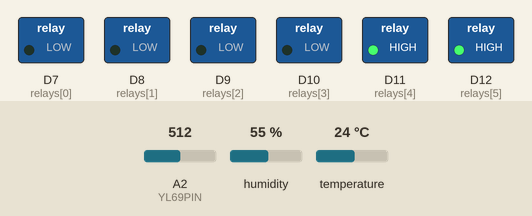
Bench run of a sketch on a simulated Arduino Uno R4 WiFi. Shown: switched loads named in the sketch (green lamp = pin HIGH). The test bench sets the inputs (shaded band); at power-on: A2 (YL69PIN) = 512, humidity 55 %, temperature 24 °C. WiFi joins after 1.5 s; servers stay silent unless stated; network time is answered at once with the bench clock; uploads are accepted with an empty reply; the local clock reads 2024-03-15 10:24:30 at power-on unless the sketch sets it; what the sketch prints to the serial monitor is not drawn.

Above: at 2.7 s.
2.8 s: A2 (YL69PIN) set to 419
14.7 s: A2 (YL69PIN) set to 400
At 25.5 s:
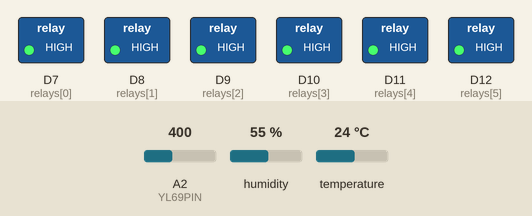
26.3 s: A2 (YL69PIN) set to 511
At 37.8 s:
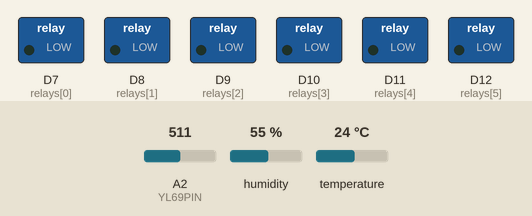
38.1 s: A2 (YL69PIN) set to 306
At 47.37 s:
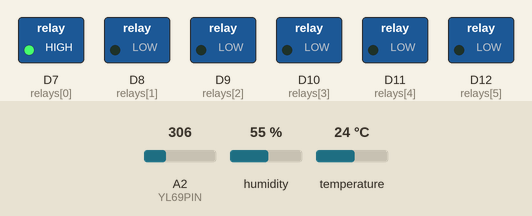
Timing chart, 0 to 49.8 s (numbered marks = the images above; inputs shaded):
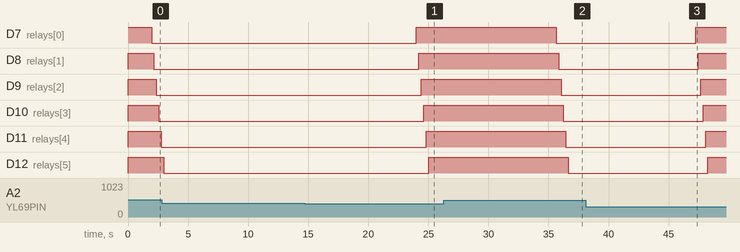

Measured:
- the behaviour switches between 410 and 409 on A2 (YL69PIN) (found by bisection; images 0 and 1)
- after the input at 14.7 s, D7 (relays[0]): LOW → HIGH after 9.3 s; D8 (relays[1]): LOW → HIGH after 9.5 s; D9 (relays[2]): LOW → HIGH after 9.7 s; D10 (relays[3]): LOW → HIGH after 9.9 s; D11 (relays[4]): LOW → HIGH after 10.1 s
- after the input at 26.3 s, D7 (relays[0]): HIGH → LOW after 9.3 s; D8 (relays[1]): HIGH → LOW after 9.5 s; D9 (relays[2]): HIGH → LOW after 9.7 s; D10 (relays[3]): HIGH → LOW after 9.9 s; D11 (relays[4]): HIGH → LOW after 10.1 s
- after the input at 38.1 s, D7 (relays[0]): LOW → HIGH after 9.2 s; D8 (relays[1]): LOW → HIGH after 9.4 s; D9 (relays[2]): LOW → HIGH after 9.6 s; D10 (relays[3]): LOW → HIGH after 9.8 s; D11 (relays[4]): LOW → HIGH after 10.0 s

The sketch:

pueba_spring.ino
```cpp
#include <WiFiS3.h>
#include <ArduinoHttpClient.h>
#include <NTPClient.h>
#include <WiFiUdp.h>
#include <TimeLib.h>
#include <DHT.h>

// WiFi
const char* ssid = "OPPO";
const char* password = "n5yyfe5a";

// Servidor Spring Boot
const char* host = "154.12.246.223";
const int port = 8080;

// Endpoints
const char* endpointDHT = "/api/dht11";
const char* endpointYL = "/api/yl69";
const char* endpointRele = "/api/rele";

// Pines sensores
#define DHTPIN 6
#define DHTTYPE DHT11
#define YL69PIN A2
DHT dht(DHTPIN, DHTTYPE);

// Pines de los relés
const int relays[6] = {7, 8, 9, 10, 11, 12};
bool estadoAnterior[6] = {HIGH, HIGH, HIGH, HIGH, HIGH, HIGH};

// Tiempo
WiFiUDP ntpUDP;
NTPClient timeClient(ntpUDP, "pool.ntp.org", -7 * 3600, 60000); // UTC-7 Sonora
WiFiClient wifi;
HttpClient client = HttpClient(wifi, host, port);

void setup() {
  Serial.begin(115200);
  dht.begin();

  for (int i = 0; i < 6; i++) {
    pinMode(relays[i], OUTPUT);
    digitalWrite(relays[i], HIGH);
  }

  Serial.print("Conectando a WiFi...");
  WiFi.begin(ssid, password);
  while (WiFi.status() != WL_CONNECTED) {
    Serial.print(".");
    delay(500);
  }
  Serial.println("\n✅ ¡Conectado a WiFi!");

  timeClient.begin();
  timeClient.update();
}

void loop() {
  timeClient.update();
  setTime(timeClient.getEpochTime());

  leerDHT11();
  leerYL69();

  delay(10000); // Cada 10 segundos
}

void leerDHT11() {
  float temperatura = dht.readTemperature();
  float humedad = dht.readHumidity();

  if (isnan(temperatura) || isnan(humedad)) {
    Serial.println("⚠️ Error al leer DHT11.");
    return;
  }

  String payload = "{";
  payload += "\"sensor\":\"DHT11\",";
  payload += "\"temperatura\":\"" + String(temperatura) + "°C\",";
  payload += "\"humedad\":\"" + String(humedad) + "%\"";
  payload += "}";

  enviarHTTP(endpointDHT, payload);
}

void leerYL69() {
  int humedadAnalog = analogRead(YL69PIN);
  int humedadPorcentaje = map(humedadAnalog, 1023, 0, 0, 100);

  Serial.print("🌱 Humedad del suelo: ");
  Serial.print(humedadPorcentaje);
  Serial.println("%");

  // Enviar lectura del YL-69
  String payload = "{";
  payload += "\"sensor\":\"YL-69\",";
  payload += "\"humedad\":\"" + String(humedadPorcentaje) + "%\"";
  payload += "}";

  enviarHTTP(endpointYL, payload);

  // Control automático de riego
  for (int i = 0; i < 6; i++) {
    bool estadoActual = digitalRead(relays[i]);

    if (humedadPorcentaje < 60 && estadoActual == HIGH) {
      digitalWrite(relays[i], LOW);
      estadoAnterior[i] = LOW;

      String payloadRele = "{";
      payloadRele += "\"id\":" + String(i + 1) + ",";
      payloadRele += "\"encendido\":\"sí\",";
      payloadRele += "\"apagado\":\"no\",";
      payloadRele += "\"fechaHoraEncendido\":\"" + getFechaHora() + "\"";
      payloadRele += "}";

      enviarHTTP(endpointRele, payloadRele);
    }
    else if (humedadPorcentaje >= 60 && estadoActual == LOW) {
      digitalWrite(relays[i], HIGH);
      estadoAnterior[i] = HIGH;

      String payloadRele = "{";
      payloadRele += "\"id\":" + String(i + 1) + ",";
      payloadRele += "\"encendido\":\"no\",";
      payloadRele += "\"apagado\":\"sí\",";
      payloadRele += "\"fechaHoraApagado\":\"" + getFechaHora() + "\"";
      payloadRele += "}";

      enviarHTTP(endpointRele, payloadRele);
    }
  }
}

String getFechaHora() {
  char buffer[20];
  sprintf(buffer, "%02d/%02d/%04d %02d:%02d", day(), month(), year(), hour(), minute());
  return String(buffer);
}

void enviarHTTP(const char* endpoint, String payload) {
  Serial.println("📤 Enviando a " + String(endpoint) + ": " + payload);

  client.beginRequest();
  client.post(endpoint);
  client.sendHeader("Content-Type", "application/json");
  client.sendHeader("Content-Length", payload.length());
  client.beginBody();
  client.print(payload);
  client.endRequest();

  int statusCode = client.responseStatusCode();
  String response = client.responseBody();

  Serial.print("📥 Código HTTP: ");
  Serial.println(statusCode);
  Serial.print("📨 Respuesta: ");
  Serial.println(response);
}
```
